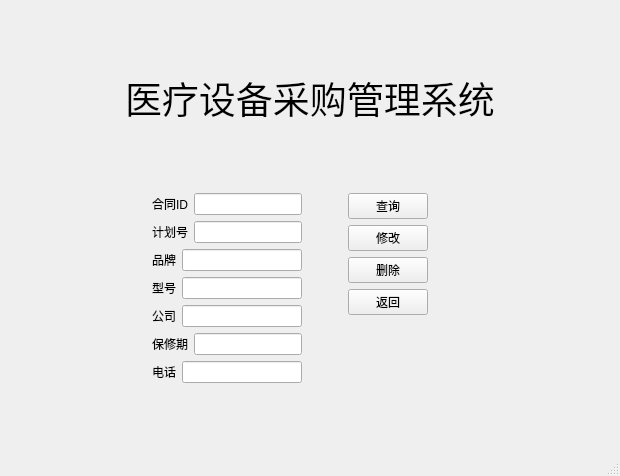
<?xml version="1.0" encoding="UTF-8"?>
<ui version="4.0">
 <class>MainWindow</class>
 <widget class="QMainWindow" name="MainWindow">
  <property name="geometry">
   <rect>
    <x>0</x>
    <y>0</y>
    <width>620</width>
    <height>476</height>
   </rect>
  </property>
  <property name="windowTitle">
   <string>合同管理</string>
  </property>
  <widget class="QWidget" name="centralwidget">
   <layout class="QVBoxLayout" name="verticalLayout_4">
    <item>
     <spacer name="verticalSpacer_2">
      <property name="orientation">
       <enum>Qt::Vertical</enum>
      </property>
      <property name="sizeHint" stdset="0">
       <size>
        <width>20</width>
        <height>40</height>
       </size>
      </property>
     </spacer>
    </item>
    <item>
     <layout class="QHBoxLayout" name="horizontalLayout">
      <item>
       <spacer name="horizontalSpacer">
        <property name="orientation">
         <enum>Qt::Horizontal</enum>
        </property>
        <property name="sizeHint" stdset="0">
         <size>
          <width>40</width>
          <height>20</height>
         </size>
        </property>
       </spacer>
      </item>
      <item>
       <widget class="QLabel" name="label">
        <property name="text">
         <string>&lt;html&gt;&lt;head/&gt;&lt;body&gt;&lt;p&gt;&lt;span style=&quot; font-size:28pt;&quot;&gt;医疗设备采购管理系统&lt;/span&gt;&lt;/p&gt;&lt;/body&gt;&lt;/html&gt;</string>
        </property>
       </widget>
      </item>
      <item>
       <spacer name="horizontalSpacer_2">
        <property name="orientation">
         <enum>Qt::Horizontal</enum>
        </property>
        <property name="sizeHint" stdset="0">
         <size>
          <width>40</width>
          <height>20</height>
         </size>
        </property>
       </spacer>
      </item>
     </layout>
    </item>
    <item>
     <spacer name="verticalSpacer_3">
      <property name="orientation">
       <enum>Qt::Vertical</enum>
      </property>
      <property name="sizeHint" stdset="0">
       <size>
        <width>20</width>
        <height>40</height>
       </size>
      </property>
     </spacer>
    </item>
    <item>
     <layout class="QHBoxLayout" name="horizontalLayout_10">
      <item>
       <spacer name="horizontalSpacer_7">
        <property name="orientation">
         <enum>Qt::Horizontal</enum>
        </property>
        <property name="sizeHint" stdset="0">
         <size>
          <width>40</width>
          <height>20</height>
         </size>
        </property>
       </spacer>
      </item>
      <item>
       <layout class="QVBoxLayout" name="verticalLayout">
        <item>
         <layout class="QHBoxLayout" name="horizontalLayout_2">
          <item>
           <widget class="QLabel" name="label_2">
            <property name="text">
             <string>合同ID</string>
            </property>
           </widget>
          </item>
          <item>
           <widget class="QLineEdit" name="Edit_contractid"/>
          </item>
         </layout>
        </item>
        <item>
         <layout class="QHBoxLayout" name="horizontalLayout_3">
          <item>
           <widget class="QLabel" name="label_3">
            <property name="text">
             <string>计划号</string>
            </property>
           </widget>
          </item>
          <item>
           <widget class="QLineEdit" name="Edit_plannum"/>
          </item>
         </layout>
        </item>
        <item>
         <layout class="QHBoxLayout" name="horizontalLayout_4">
          <item>
           <widget class="QLabel" name="label_4">
            <property name="text">
             <string>品牌</string>
            </property>
           </widget>
          </item>
          <item>
           <widget class="QLineEdit" name="Edit_brand"/>
          </item>
         </layout>
        </item>
        <item>
         <layout class="QHBoxLayout" name="horizontalLayout_5">
          <item>
           <widget class="QLabel" name="label_5">
            <property name="text">
             <string>型号</string>
            </property>
           </widget>
          </item>
          <item>
           <widget class="QLineEdit" name="Edit_model"/>
          </item>
         </layout>
        </item>
        <item>
         <layout class="QHBoxLayout" name="horizontalLayout_7">
          <item>
           <widget class="QLabel" name="label_6">
            <property name="text">
             <string>公司</string>
            </property>
           </widget>
          </item>
          <item>
           <widget class="QLineEdit" name="Edit_co"/>
          </item>
         </layout>
        </item>
        <item>
         <layout class="QHBoxLayout" name="horizontalLayout_6">
          <item>
           <widget class="QLabel" name="label_7">
            <property name="text">
             <string>保修期</string>
            </property>
           </widget>
          </item>
          <item>
           <widget class="QLineEdit" name="Edit_guarantee"/>
          </item>
         </layout>
        </item>
        <item>
         <layout class="QHBoxLayout" name="horizontalLayout_8">
          <item>
           <widget class="QLabel" name="label_8">
            <property name="text">
             <string>电话</string>
            </property>
           </widget>
          </item>
          <item>
           <widget class="QLineEdit" name="Edit_tel"/>
          </item>
         </layout>
        </item>
       </layout>
      </item>
      <item>
       <layout class="QHBoxLayout" name="horizontalLayout_9">
        <item>
         <spacer name="horizontalSpacer_3">
          <property name="orientation">
           <enum>Qt::Horizontal</enum>
          </property>
          <property name="sizeHint" stdset="0">
           <size>
            <width>40</width>
            <height>20</height>
           </size>
          </property>
         </spacer>
        </item>
        <item>
         <layout class="QVBoxLayout" name="verticalLayout_3">
          <item>
           <widget class="QPushButton" name="Button_select">
            <property name="text">
             <string>查询</string>
            </property>
           </widget>
          </item>
          <item>
           <widget class="QPushButton" name="Button_set">
            <property name="text">
             <string>修改</string>
            </property>
           </widget>
          </item>
          <item>
           <widget class="QPushButton" name="Button_delete">
            <property name="text">
             <string>删除</string>
            </property>
           </widget>
          </item>
          <item>
           <widget class="QPushButton" name="Button_return">
            <property name="text">
             <string>返回</string>
            </property>
           </widget>
          </item>
          <item>
           <spacer name="verticalSpacer">
            <property name="orientation">
             <enum>Qt::Vertical</enum>
            </property>
            <property name="sizeHint" stdset="0">
             <size>
              <width>20</width>
              <height>40</height>
             </size>
            </property>
           </spacer>
          </item>
         </layout>
        </item>
        <item>
         <spacer name="horizontalSpacer_4">
          <property name="orientation">
           <enum>Qt::Horizontal</enum>
          </property>
          <property name="sizeHint" stdset="0">
           <size>
            <width>40</width>
            <height>20</height>
           </size>
          </property>
         </spacer>
        </item>
       </layout>
      </item>
      <item>
       <spacer name="horizontalSpacer_5">
        <property name="orientation">
         <enum>Qt::Horizontal</enum>
        </property>
        <property name="sizeHint" stdset="0">
         <size>
          <width>40</width>
          <height>20</height>
         </size>
        </property>
       </spacer>
      </item>
     </layout>
    </item>
    <item>
     <spacer name="verticalSpacer_4">
      <property name="orientation">
       <enum>Qt::Vertical</enum>
      </property>
      <property name="sizeHint" stdset="0">
       <size>
        <width>20</width>
        <height>40</height>
       </size>
      </property>
     </spacer>
    </item>
   </layout>
  </widget>
  <widget class="QMenuBar" name="menubar">
   <property name="geometry">
    <rect>
     <x>0</x>
     <y>0</y>
     <width>620</width>
     <height>22</height>
    </rect>
   </property>
  </widget>
  <widget class="QStatusBar" name="statusbar"/>
 </widget>
 <resources/>
 <connections/>
</ui>
